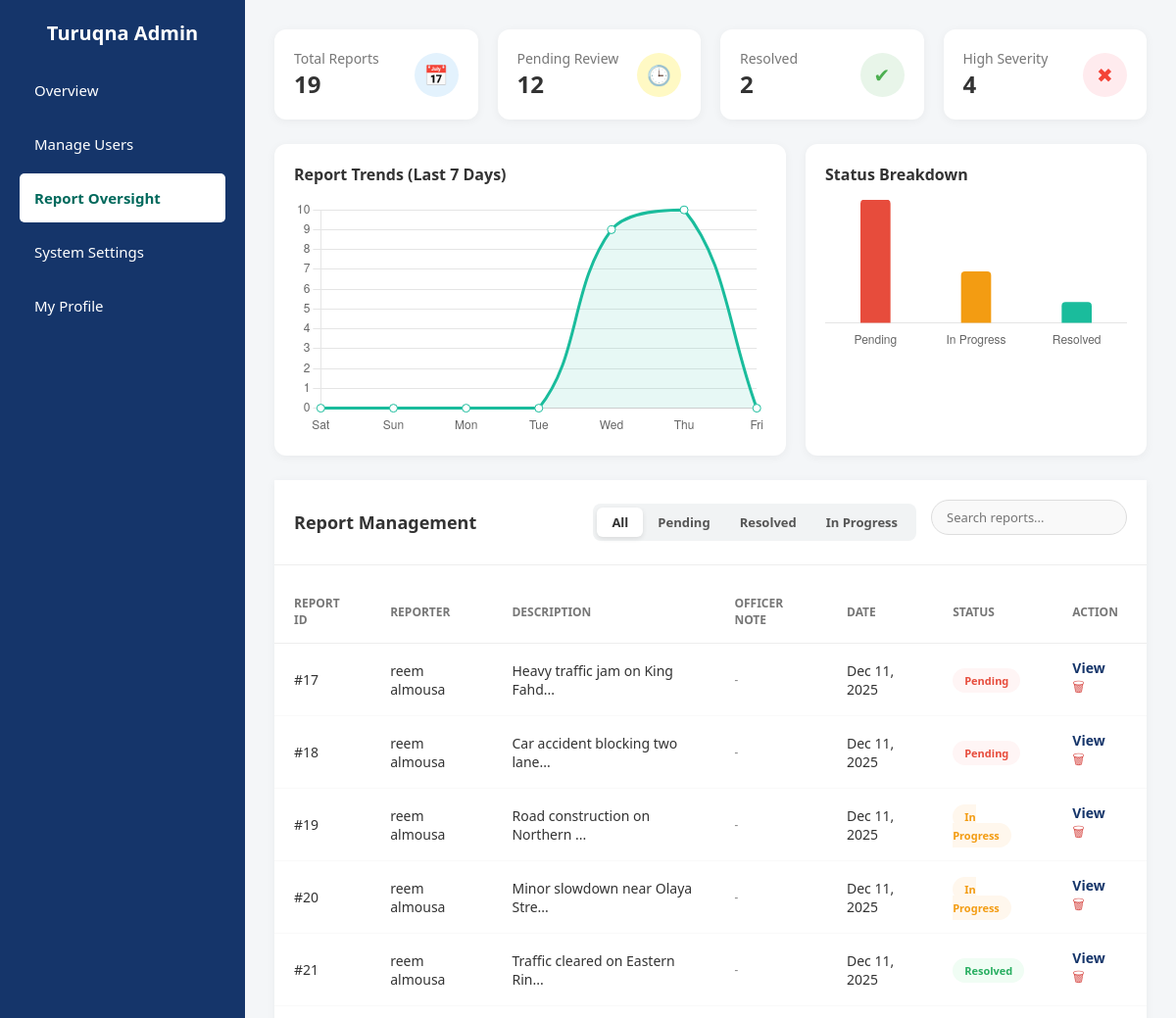
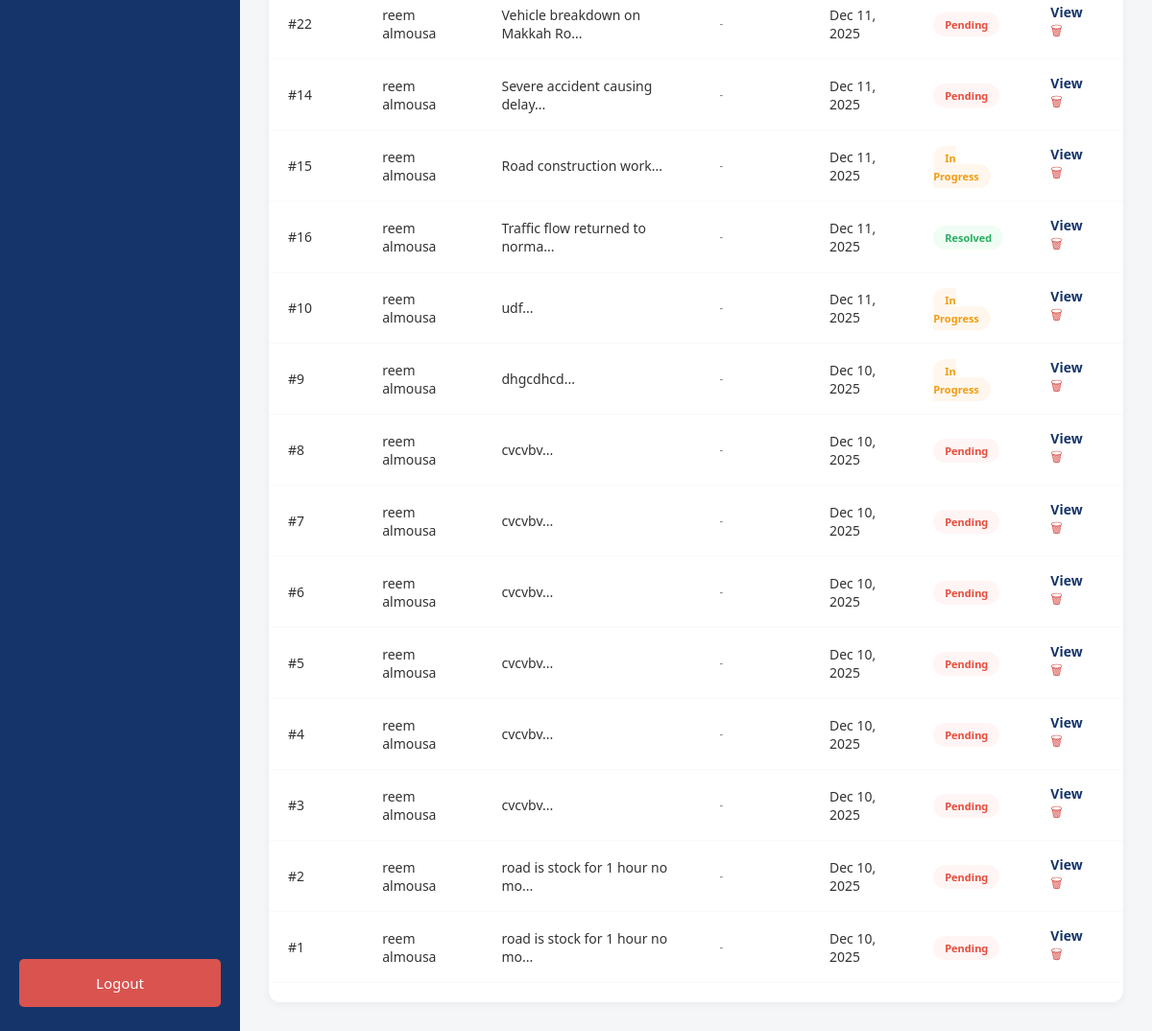
The app's page /admin_reports.php (signed in) with its own data (2 pictures, top to bottom).
### tables this page shows
CREATE TABLE `reports` (
  `report_id` int(11) NOT NULL,
  `user_id` int(11) NOT NULL,
  `description` text NOT NULL,
  `latitude` decimal(10,8) NOT NULL,
  `longitude` decimal(11,8) NOT NULL,
  `status` enum('Pending','In Progress','Resolved') DEFAULT 'Pending',
  `image_path` varchar(255) DEFAULT NULL,
  `created_at` timestamp NOT NULL DEFAULT current_timestamp()
);

CREATE TABLE `users` (
  `user_id` int(11) NOT NULL,
  `full_name` varchar(100) NOT NULL,
  `email` varchar(100) NOT NULL,
  `id_number` varchar(20) NOT NULL,
  `phone_number` varchar(20) NOT NULL,
  `password` varchar(255) NOT NULL,
  `role` enum('Citizen','TrafficOfficer','Admin') DEFAULT 'Citizen',
  `created_at` timestamp NOT NULL DEFAULT current_timestamp(),
  `updated_at` timestamp NOT NULL DEFAULT current_timestamp() ON UPDATE current_timestamp()
);

### admin_reports.php (the view, shortened to what this page needs)
<?php
include 'db.php';
$total_q = $conn->query("SELECT COUNT(*) as c FROM reports");
$total = $total_q->fetch_assoc()['c'];
$pending_q = $conn->query("SELECT COUNT(*) as c FROM reports WHERE status='Pending'");
$pending = $pending_q->fetch_assoc()['c'];
$resolved_q = $conn->query("SELECT COUNT(*) as c FROM reports WHERE status='Resolved'");
$resolved = $resolved_q->fetch_assoc()['c'];
$high_q = $conn->query("SELECT COUNT(*) as c FROM reports WHERE status='Pending' AND created_at >= NOW() - INTERVAL 1 DAY");
$high = $high_q->fetch_assoc()['c'];
$dates = [];
$counts = [];
for ($i = 6; $i >= 0; $i--) {
    $date = date('Y-m-d', strtotime("-$i days"));
    $day_name = date('D', strtotime("-$i days"));
    $q = $conn->query("SELECT COUNT(*) as c FROM reports WHERE DATE(created_at) = '$date'");
    $dates[] = $day_name;
    $counts[] = $q->fetch_assoc()['c'];
}
$chart_labels = json_encode($dates);
$chart_data = json_encode($counts);
$filter = isset($_GET['filter']) ? $_GET['filter'] : 'All';
$search = isset($_GET['search']) ? $_GET['search'] : '';
$sql = "SELECT reports.*, users.full_name FROM reports JOIN users ON reports.user_id = users.user_id WHERE 1=1";
$sql .= " ORDER BY created_at DESC";
$result = $conn->query($sql);
?>
<!DOCTYPE html>
<html lang="en">
<head>
    <link rel="stylesheet" href="style.css">
</head>
<body style="display: block;">
<div class="dashboard-container">
    <div class="sidebar" style="background-color: #15356A;">
        <h2>Turuqna Admin</h2>
        <a href="dashboard_admin.php">Overview</a>
        <a href="manage_users.php">Manage Users</a>
        <a href="admin_reports.php" class="active">Report Oversight</a>
        <a href="admin_settings.php">System Settings</a>
        <a href="profile.php">My Profile</a>
        <a href="logout.php" class="logout-btn">Logout</a>
    </div>
    <div class="main-content">
        <div class="stats-grid">
            <div class="stat-card">
                <div class="stat-info"><h3>Total Reports</h3><strong><?php echo $total; ?></strong></div>
                <div class="icon-circle" style="background:#e3f2fd; color:#2196f3;">📅</div>
            </div>
            <div class="stat-card">
                <div class="stat-info"><h3>Pending Review</h3><strong><?php echo $pending; ?></strong></div>
                <div class="icon-circle" style="background:#fff9c4; color:#fbc02d;">🕒</div>
            </div>
            <div class="stat-card">
                <div class="stat-info"><h3>Resolved</h3><strong><?php echo $resolved; ?></strong></div>
                <div class="icon-circle" style="background:#e8f5e9; color:#4caf50;">✔</div>
            </div>
            <div class="stat-card">
                <div class="stat-info"><h3>High Severity</h3><strong><?php echo $high; ?></strong></div>
                <div class="icon-circle" style="background:#ffebee; color:#f44336;">✖</div>
            </div>
        </div>
        <div class="charts-grid">
            <div class="chart-box">
                <h3>Report Trends (Last 7 Days)</h3>
                <canvas id="trendsChart" height="150"></canvas>
            </div>
            <div class="chart-box">
                <h3>Status Breakdown</h3>
                <canvas id="statusChart" height="150"></canvas>
            </div>
        </div>
        <div class="table-container">
            <div class="table-header">
                <h3>Report Management</h3>
                <div class="controls">
                    <div class="filter-tabs">
                        <a href="?filter=All" class="<?php echo ($filter=='All')?'active':''; ?>">All</a>
                        <a href="?filter=Pending" class="<?php echo ($filter=='Pending')?'active':''; ?>">Pending</a>
                        <a href="?filter=Resolved" class="<?php echo ($filter=='Resolved')?'active':''; ?>">Resolved</a>
                        <a href="?filter=In Progress" class="<?php echo ($filter=='In Progress')?'active':''; ?>">In Progress</a>
                    </div>
                    <form method="GET" style="margin:0;">
                        <input type="text" name="search" class="search-input" placeholder="Search reports..." value="<?php echo $search; ?>">
                    </form>
                </div>
            </div>
            <table>
                <thead>
                    <tr>
                        <th>Report ID</th>
                        <th>Reporter</th>
                        <th>Description</th>
                        <th>Officer Note</th>
                        <th>Date</th>
                        <th>Status</th>
                        <th>Action</th>
                    </tr>
                </thead>
                <tbody>
                    <?php if ($result->num_rows > 0): ?>
                        <?php while($row = $result->fetch_assoc()): ?>
                        <tr>
                            <td>#<?php echo $row['report_id']; ?></td>
                            <td><?php echo $row['full_name']; ?></td>
                            <td><?php echo substr($row['description'], 0, 30) . '...'; ?></td>
                            <td class="comment-cell">
                                <?php echo !empty($row['officer_comment']) ? $row['officer_comment'] : '-'; ?>
                            </td>
                            <td><?php echo date('M d, Y', strtotime($row['created_at'])); ?></td>
                            <td>
                                <span class="badge b-<?php echo str_replace(' ', '', $row['status']); ?>">
                                    <?php echo $row['status']; ?>
                                </span>
                            </td>
                            <td>
                                <a href="admin_view_report.php?id=<?php echo $row['report_id']; ?>" style="margin-right:10px; text-decoration:none; color:#15356A; font-weight:bold;">View</a>
                                <a href="?delete=<?php echo $row['report_id']; ?>" onclick="return confirm('Delete?');" style="color:#d9534f; text-decoration:none;">🗑</a>
                            </td>
                        </tr>
                        <?php endwhile; ?>
                    <?php else: ?>
                        <tr><td colspan="7" style="text-align:center; padding:30px;">No reports found matching filters.</td></tr>
                    <?php endif; ?>
                </tbody>
            </table>
        </div>
    </div>
</div>
<script>
    // --- 1. Line Chart (Trends) ---
    new Chart(document.getElementById('trendsChart'), {
        type: 'line',
        data: {
            labels: <?php echo $chart_labels; ?>,
            datasets: [{
                label: 'Reports',
                data: <?php echo $chart_data; ?>,
                borderColor: '#1abc9c', /* Teal Color like screenshot */
                backgroundColor: 'rgba(26, 188, 156, 0.1)',
                tension: 0.4,
                pointBackgroundColor: '#fff',
                pointBorderColor: '#1abc9c',
                pointRadius: 4,
                fill: true
            }]
        },
        options: {
            responsive: true,
            plugins: { legend: { display: false } },
            scales: { y: { beginAtZero: true, grid: { borderDash: [5, 5] } }, x: { grid: { display: false } } }
        }
    });
    // --- 2. Bar Chart (Status) ---
    new Chart(document.getElementById('statusChart'), {
        type: 'bar',
        data: {
            labels: ['Pending', 'In Progress', 'Resolved'],
            datasets: [{
                data: [<?php echo $pending; ?>, <?php echo $total - $pending - $resolved; ?>, <?php echo $resolved; ?>],
                backgroundColor: ['#e74c3c', '#f39c12', '#1abc9c'],
                borderRadius: 4,
                barThickness: 30
            }]
        },
        options: {
            responsive: true,
            plugins: { legend: { display: false } },
            scales: { y: { display: false }, x: { grid: { display: false } } }
        }
    });
</script>
</body>
</html>

### style.css (style rules this page uses)
html, body { height: 100%; margin: 0; padding: 0; font-family: 'Tajawal', 'Segoe UI', sans-serif; background-color: #f4f6f8; overflow-x: hidden; }
* { box-sizing: border-box; }
h1, h2, h3, h4, h5, h6 { margin-top: 0; color: #15356A; }
a { text-decoration: none; transition: 0.2s; }
.dashboard-container { display: flex; height: 100vh; width: 100%; }
.sidebar { width: 250px; background-color: #00695C; color: white; display: flex; flex-direction: column; padding: 20px; flex-shrink: 0; z-index: 1000; position: relative; }
.sidebar h2 { color: white; text-align: center; margin-bottom: 20px; font-size: 20px; }
.sidebar a { color: white; padding: 15px; margin-bottom: 5px; border-radius: 5px; font-size: 15px; display: block; }
.sidebar a.active { background-color: white; color: #00695C; font-weight: bold; }
.logout-btn { margin-top: auto; background-color: #d9534f !important; text-align: center; }
.main-content { flex: 1; padding: 30px; background-color: #f4f6f8; overflow-y: auto; display: block; }
.chart-box, .chart-panel { background: white; padding: 20px; border-radius: 12px; box-shadow: 0 4px 15px rgba(0,0,0,0.05); }
table { width: 100%; border-collapse: collapse; background: white; border-radius: 8px; overflow: hidden; }
th, td { padding: 12px 15px; text-align: left; border-bottom: 1px solid #eee; }
th { background-color: #f8f9fa; color: #555; font-size: 13px; text-transform: uppercase; }
.badge, .status-Pending, .status-Resolved, .status-InProgress { padding: 5px 10px; border-radius: 20px; font-size: 11px; font-weight: bold; }
.status-Pending, .b-Pending { background: #fff5f5; color: #e74c3c; }
.status-Resolved, .b-Resolved { background: #f0fdf4; color: #27ae60; }
.status-InProgress, .b-InProgress { background: #fff7ed; color: #f39c12; }
input, select, textarea { width: 100%; padding: 10px; margin: 5px 0 15px; border: 1px solid #ccc; border-radius: 5px; font-family: inherit; }

### records on screen
reports: report_id "17", user.full_name "reem almousa", description "Heavy traffic jam on King Fahd", created_at "Dec 11, 2025", status "Pending"
reports: report_id "18", user.full_name "reem almousa", description "Car accident blocking two lane", created_at "Dec 11, 2025", status "Pending"
reports: report_id "19", user.full_name "reem almousa", description "Road construction on Northern", created_at "Dec 11, 2025", status "In Progress"
reports: report_id "20", user.full_name "reem almousa", description "Minor slowdown near Olaya Stre", created_at "Dec 11, 2025", status "In Progress"
reports: report_id "21", user.full_name "reem almousa", description "Traffic cleared on Eastern Rin", created_at "Dec 11, 2025", status "Resolved"
reports: report_id "22", user.full_name "reem almousa", description "Vehicle breakdown on Makkah Ro", created_at "Dec 11, 2025", status "Pending"
reports: report_id "14", user.full_name "reem almousa", description "Severe accident causing delay", created_at "Dec 11, 2025", status "Pending"
reports: report_id "15", user.full_name "reem almousa", description "Road construction work", created_at "Dec 11, 2025", status "In Progress"
reports: report_id "16", user.full_name "reem almousa", description "Traffic flow returned to norma", created_at "Dec 11, 2025", status "Resolved"
reports: report_id "10", user.full_name "reem almousa", description "udf", created_at "Dec 11, 2025", status "In Progress"
reports: report_id "9", user.full_name "reem almousa", description "dhgcdhcd", created_at "Dec 10, 2025", status "In Progress"
reports: report_id "8", user.full_name "reem almousa", description "cvcvbv", created_at "Dec 10, 2025", status "Pending"
reports: report_id "7", user.full_name "reem almousa", description "cvcvbv", created_at "Dec 10, 2025", status "Pending"
reports: report_id "6", user.full_name "reem almousa", description "cvcvbv", created_at "Dec 10, 2025", status "Pending"
reports: report_id "5", user.full_name "reem almousa", description "cvcvbv", created_at "Dec 10, 2025", status "Pending"
reports: report_id "4", user.full_name "reem almousa", description "cvcvbv", created_at "Dec 10, 2025", status "Pending"
reports: report_id "3", user.full_name "reem almousa", description "cvcvbv", created_at "Dec 10, 2025", status "Pending"
reports: report_id "2", user.full_name "reem almousa", description "road is stock for 1 hour no mo", created_at "Dec 10, 2025", status "Pending"
reports: report_id "1", user.full_name "reem almousa", description "road is stock for 1 hour no mo", created_at "Dec 10, 2025", status "Pending"

### other values on screen
$total "19"
$pending "12"
$resolved "2"
$high "4"
chart data {{ $chart_data }} ["0","0","0","0","9","10","0"]
chart data {{ $pending }} 12
chart data {{ $total - $pending - $resolved }} 5
